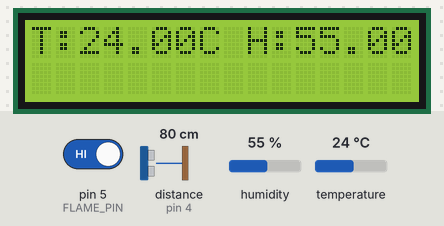
Recording of a sketch running on a simulated Arduino Uno, built with avr-gcc and run on an emulated ATmega328P. Parts: 16×2 character LCD. Wiring (inferred from the names in the program): ultrasonic range finder: trigger pin 3; echo pin 4. The test bench sets the inputs (shaded band); at power-on: pin 5 (FLAME_PIN) HIGH, distance to the obstacle (sensor on pin 4) 80 cm, humidity 55 %, temperature 24 °C. The echo pulse lasts 58.3 µs per cm; what the sketch prints to the serial monitor is not drawn.

Above: at 3.2 s.
3.3 s: pin 5 (FLAME_PIN) driven LOW
At 9.1 s:
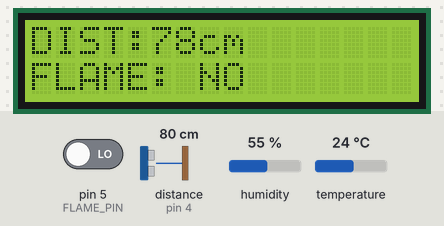
12.4 s: distance to the obstacle (sensor on pin 4) set to 2 cm
At 16.6 s:
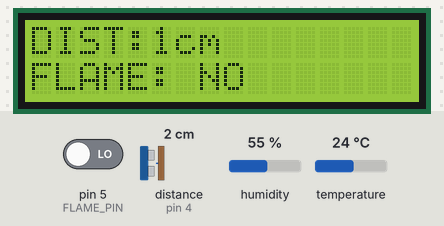
19.9 s: humidity set to 22 %
At 22.9 s:
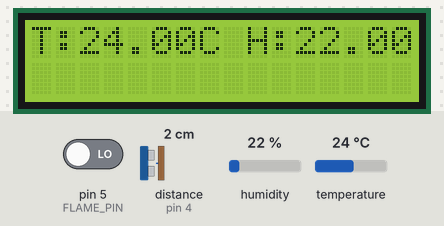
25.9 s: temperature set to 12 °C
At 27.1 s:
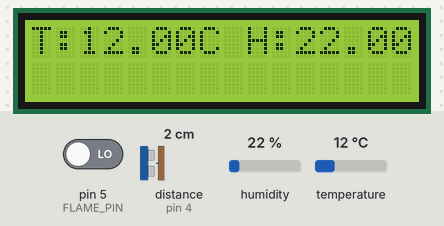
30.7 s: distance to the obstacle (sensor on pin 4) set to 4 cm
At 37.9 s:
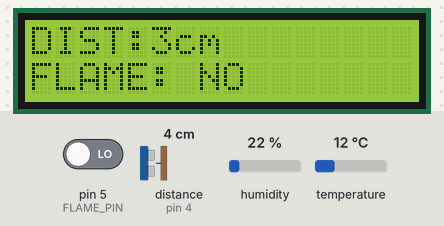
39.8 s: pin 5 (FLAME_PIN) driven HIGH
At 45.2 s:
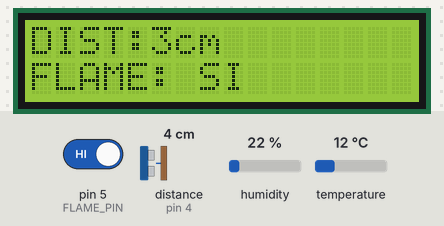
Timing chart, 0 to 46.7 s (numbered marks = the images above; inputs shaded):
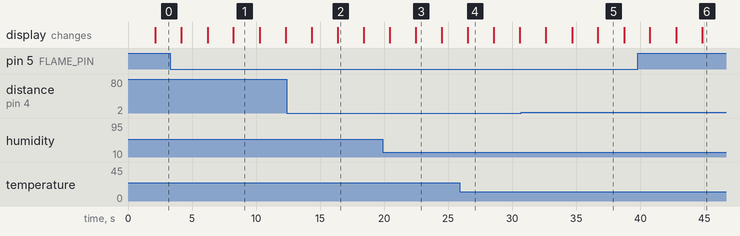

The sketch:

DHT11_HCSR04_KY026_LCDI2C.ino
```cpp
#include <Wire.h>
#include <LiquidCrystal_I2C.h>
#include <DHT.h>

//
// LCD
//
LiquidCrystal_I2C lcd(0x27, 16, 2);

//
// DHT11
//
#define DHTPIN 2
#define DHTTYPE DHT11

DHT dht(DHTPIN, DHTTYPE);

//
// HC-SR04
//
#define TRIG_PIN 3
#define ECHO_PIN 4

//
// FLAMA
//
#define FLAME_PIN 5

//
// Variables
//
float temperatura = 0;
float humedad = 0;

long duracion = 0;
int distancia = 0;

int flama = 0;

void setup() {

  Serial.begin(9600);

  //
  // LCD
  //
  lcd.init();
  lcd.backlight();

  //
  // DHT
  //
  dht.begin();

  //
  // HC-SR04
  //
  pinMode(TRIG_PIN, OUTPUT);
  pinMode(ECHO_PIN, INPUT);

  //
  // Flama
  //
  pinMode(FLAME_PIN, INPUT);

  //
  // Mensaje inicial
  //
  lcd.setCursor(0, 0);
  lcd.print("Sistema Init");

  lcd.setCursor(0, 1);
  lcd.print("Monitoreo");

  delay(2000);

  lcd.clear();
}

void loop() {

  //
  // ===== DHT11 =====
  //
  temperatura = dht.readTemperature();
  humedad = dht.readHumidity();

  //
  // ===== HC-SR04 =====
  //
  digitalWrite(TRIG_PIN, LOW);
  delayMicroseconds(2);

  digitalWrite(TRIG_PIN, HIGH);
  delayMicroseconds(10);

  digitalWrite(TRIG_PIN, LOW);

  duracion = pulseIn(ECHO_PIN, HIGH, 30000);

  distancia = duracion * 0.034 / 2;

  //
  // ===== FLAMA =====
  //
  flama = digitalRead(FLAME_PIN);

  //
  // ===== SERIAL =====
  //
  Serial.print("TEMP: ");
  Serial.print(temperatura);
  Serial.print(" C  ");

  Serial.print("HUM: ");
  Serial.print(humedad);
  Serial.print(" %  ");

  Serial.print("DIST: ");
  Serial.print(distancia);
  Serial.print(" cm  ");

  Serial.print("FLAME: ");

  if (flama == 0) {
    Serial.println("DETECTADA");
  } else {
    Serial.println("NO");
  }

  //
  // ===== LCD PANTALLA 1 =====
  //
  lcd.clear();

  lcd.setCursor(0, 0);
  lcd.print("T:");
  lcd.print(temperatura);
  lcd.print("C");

  lcd.setCursor(9, 0);
  lcd.print("H:");
  lcd.print(humedad);
  lcd.print("%");

  delay(2000);

  //
  // ===== LCD PANTALLA 2 =====
  //
  lcd.clear();

  lcd.setCursor(0, 0);
  lcd.print("DIST:");
  lcd.print(distancia);
  lcd.print("cm");

  lcd.setCursor(0, 1);

  if (flama != 0) {
    lcd.print("FLAME: SI");
  } else {
    lcd.print("FLAME: NO");
  }

  delay(2000);
}
```

Measured:
- after the input at 3.3 s, the display: first differs from a run without the input after 4.9 s (image 1)
- after the input at 12.4 s, the display: first differs from a run without the input after 4.0 s (image 2)
- after the input at 19.9 s, the display: first differs from a run without the input after 2.6 s (image 3)
- after the input at 25.9 s, the display: changes after 0.64 s (image 4)
- after the input at 30.7 s, the display: first differs from a run without the input after 6.0 s (image 5)
- after the input at 39.8 s, the display: first differs from a run without the input after 5.0 s (image 6)
- what the display in image 1 shows lasts 2.1 s, from 8.2 s to 10.3 s
